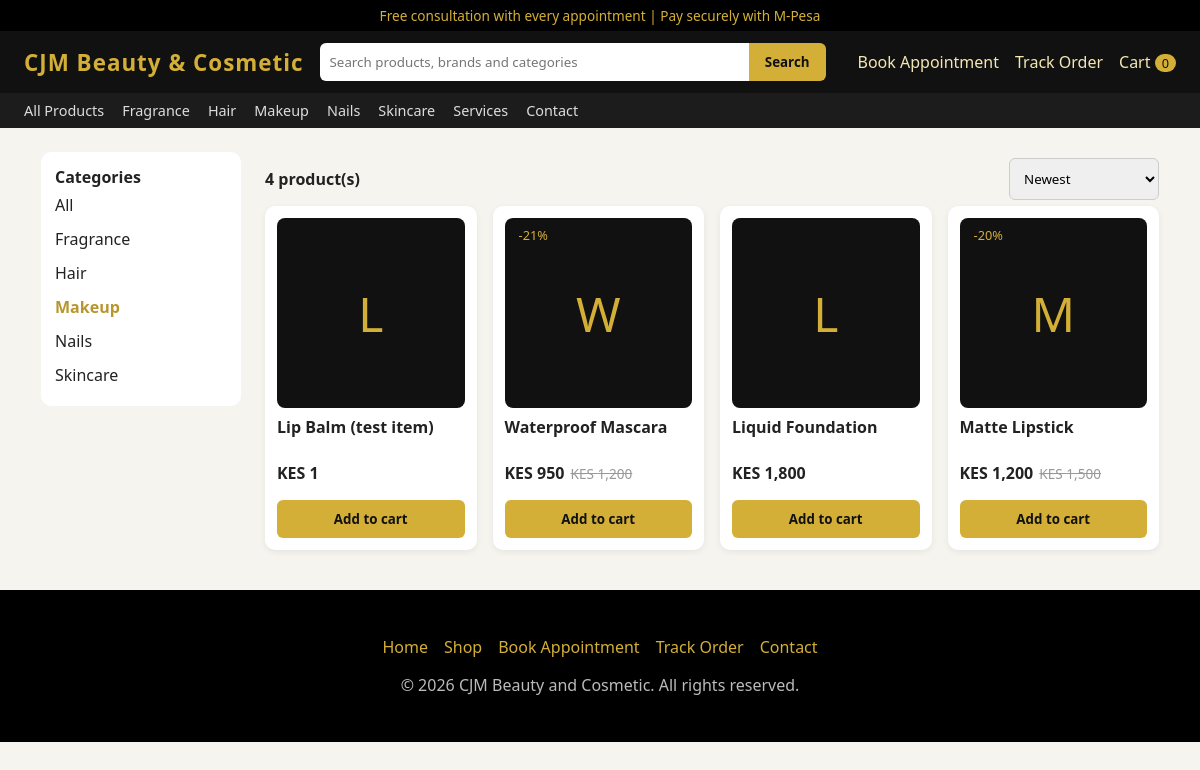
/shop.php?cat=Makeup, run on the app's committed database.
### tables this page shows
CREATE TABLE products (
  id INT AUTO_INCREMENT PRIMARY KEY,
  name VARCHAR(100) NOT NULL,
  category VARCHAR(50) NOT NULL DEFAULT 'General',
  description TEXT NULL,
  price DECIMAL(10,2) NOT NULL,
  old_price DECIMAL(10,2) NULL,
  image VARCHAR(100) NULL
);

### config.php (called while the page is built, shortened)
<?php
function db() {
    static $pdo;
    if (!$pdo) {
        $pdo = new PDO("mysql:host=".DB_HOST.";dbname=".DB_NAME.";charset=utf8mb4", DB_USER, DB_PASS, [
            PDO::ATTR_ERRMODE => PDO::ERRMODE_EXCEPTION,
            PDO::ATTR_DEFAULT_FETCH_MODE => PDO::FETCH_ASSOC,
        ]);
    }
    return $pdo;
}

### layout.php (the view, shortened to what this page needs)
<?php
require_once __DIR__ . '/config.php';
function e(mixed $s): string { return htmlspecialchars((string)$s, ENT_QUOTES | ENT_SUBSTITUTE, 'UTF-8'); }
function cart_json(array $p): string {
    return e(json_encode(['id' => (int)$p['id'], 'name' => $p['name'], 'price' => (float)$p['price'], 'image' => $p['image']]));
}
function card(array $p): void {
    $disc = ($p['old_price'] && $p['old_price'] > $p['price']) ? round(100 - $p['price'] / $p['old_price'] * 100) : 0; ?>
    <div class="card">
      <a href="product.php?id=<?= $p['id'] ?>">
        <?php if ($disc): ?><span class="badge">-<?= $disc ?>%</span><?php endif; ?>
        <?php if ($p['image']): ?><img class="pimg" src="uploads/<?= e($p['image']) ?>" alt="<?= e($p['name']) ?>">
        <?php else: ?><div class="thumb"><?= e(strtoupper(substr($p['name'], 0, 1))) ?></div><?php endif; ?>
        <h3><?= e($p['name']) ?></h3>
      </a>
      <p class="price">KES <?= number_format($p['price']) ?><?php if ($disc): ?><del>KES <?= number_format($p['old_price']) ?></del><?php endif; ?></p>
      <button onclick="addToCart(<?= cart_json($p) ?>)">Add to cart</button>
    </div>
<?php }
function page_header(string $title): void {
    $cats = db()->query("SELECT DISTINCT category FROM products ORDER BY category")->fetchAll(PDO::FETCH_COLUMN); ?>
<!DOCTYPE html>
<html lang="en">
<head>
  <link rel="stylesheet" href="style.css">
</head>
<body>
<div class="top">Free consultation with every appointment | Pay securely with M-Pesa</div>
<header class="main">
  <div class="bar">
    <a class="logo" href="index.php">CJM Beauty &amp; Cosmetic</a>
    <form class="search" action="shop.php"><input name="q" placeholder="Search products, brands and categories" value="<?= e($_GET['q'] ?? '') ?>"><button>Search</button></form>
    <div class="links"><a href="booking.php">Book Appointment</a><a href="track.php">Track Order</a><a href="cart.php">Cart <span class="cart-count">0</span></a></div>
  </div>
  <nav class="catnav"><a href="shop.php">All Products</a>
    <?php foreach ($cats as $c): ?><a href="shop.php?cat=<?= urlencode($c) ?>"><?= e($c) ?></a><?php endforeach; ?>
    <a href="booking.php">Services</a><a href="contact.php">Contact</a></nav>
</header>
<?php }
function page_footer() { ?>
<footer>
  <p><a href="index.php">Home</a><a href="shop.php">Shop</a><a href="booking.php">Book Appointment</a><a href="track.php">Track Order</a><a href="contact.php">Contact</a></p>
  <p>&copy; <?= date('Y') ?> CJM Beauty and Cosmetic. All rights reserved.</p>
</footer>
</body>
</html>
<?php }

### shop.php (shortened to what this page needs)
<?php require 'layout.php';
$q = trim($_GET['q'] ?? ''); $cat = trim($_GET['cat'] ?? ''); $sort = $_GET['sort'] ?? 'new';
$where = []; $args = [];
if ($cat !== '') { $where[] = "category = ?"; $args[] = $cat; }
$order = ['new' => 'id DESC', 'low' => 'price ASC', 'high' => 'price DESC'][$sort] ?? 'id DESC';
$st = db()->prepare("SELECT * FROM products" . ($where ? " WHERE " . implode(' AND ', $where) : "") . " ORDER BY $order");
$st->execute($args); $products = $st->fetchAll();
$cats = db()->query("SELECT DISTINCT category FROM products ORDER BY category")->fetchAll(PDO::FETCH_COLUMN);
page_header($cat ?: 'Shop');
?>
<main class="wrap shop">
  <aside class="side"><strong>Categories</strong>
    <a href="shop.php" class="<?= $cat === '' ? 'on' : '' ?>">All</a>
    <?php foreach ($cats as $c): ?><a href="shop.php?cat=<?= urlencode($c) ?>" class="<?= $c === $cat ? 'on' : '' ?>"><?= e($c) ?></a><?php endforeach; ?>
  </aside>
  <section>
    <form method="get" style="display:flex;justify-content:space-between;align-items:center">
      <strong><?= count($products) ?> product(s)<?= $q ? ' for "' . e($q) . '"' : '' ?></strong>
      <select name="sort" style="width:auto" onchange="this.form.submit()">
        <option value="new" <?= $sort === 'new' ? 'selected' : '' ?>>Newest</option>
      </select>
    </form>
    <div class="grid"><?php foreach ($products as $p) card($p); ?></div>
  </section>
</main>
<?php page_footer();

### style.css (style rules this page uses)
* { box-sizing:border-box;font-family:system-ui,sans-serif }
:root { --gold:#d4af37;--dark:#111 }
body { margin:0;background:#f6f4ef;color:#222 }
a { color:inherit;text-decoration:none }
.top { background:#000;color:var(--gold);text-align:center;font-size:.85rem;padding:6px }
header.main { background:var(--dark);position:sticky;top:0;z-index:10 }
.bar { display:flex;gap:16px;align-items:center;padding:12px 24px;flex-wrap:wrap }
.logo { color:var(--gold);font-size:1.4rem;font-weight:700;letter-spacing:1px }
.search { flex:1;display:flex;min-width:200px }
.search input { flex:1;margin:0;border:0;border-radius:6px 0 0 6px }
.search button { border-radius:0 6px 6px 0 }
button,.btn { background:var(--gold);color:#111;border:0;padding:10px 16px;border-radius:6px;cursor:pointer;font-weight:600;display:inline-block }
.links a { color:#f3e7b3;margin-left:16px }
.catnav { background:#1c1c1c;padding:8px 24px;display:flex;gap:18px;overflow-x:auto;white-space:nowrap }
.catnav a { color:#ddd;font-size:.9rem }
.cart-count { background:var(--gold);color:#111;border-radius:10px;padding:0 7px;font-size:.8rem }
.wrap { max-width:1150px;margin:24px auto;padding:0 16px }
.grid { display:grid;grid-template-columns:repeat(auto-fill,minmax(210px,1fr));gap:16px }
.card { background:#fff;border-radius:10px;padding:12px;position:relative;box-shadow:0 2px 6px #0001;display:flex;flex-direction:column }
.card h3 { font-size:1rem;margin:8px 0 }
.card button { margin-top:auto;width:100% }
.thumb { height:190px;display:flex;align-items:center;justify-content:center;background:#111;color:var(--gold);font-size:3rem;border-radius:8px }
.price { font-weight:700 }
.price del { color:#999;font-weight:400;font-size:.85rem;margin-left:6px }
.badge { position:absolute;top:18px;left:18px;background:#111;color:var(--gold);padding:2px 8px;border-radius:4px;font-size:.8rem;z-index:1 }
.shop { display:grid;grid-template-columns:200px 1fr;gap:24px }
.side { background:#fff;padding:14px;border-radius:10px;height:fit-content }
.side a { display:block;padding:6px 0 }
.side a.on { color:#b8962e;font-weight:700 }
input,select,textarea { width:100%;padding:10px;margin:6px 0;border:1px solid #ccc;border-radius:6px }
footer { background:#000;color:#bbb;margin-top:40px;padding:30px 24px;text-align:center }
footer a { color:var(--gold);margin:0 8px }

### data on the page
products: name "L", name "Lip Balm (test item)", price "1"
products: disc "21", name "W", name "Waterproof Mascara", price "950", old_price "1,200"
products: name "L", name "Liquid Foundation", price "1,800"
products: disc "20", name "M", name "Matte Lipstick", price "1,200", old_price "1,500"

### other printed values
$c "Fragrance"
$c "Hair"
$c "Makeup"
$c "Nails"
$c "Skincare"
count($products) "4"
